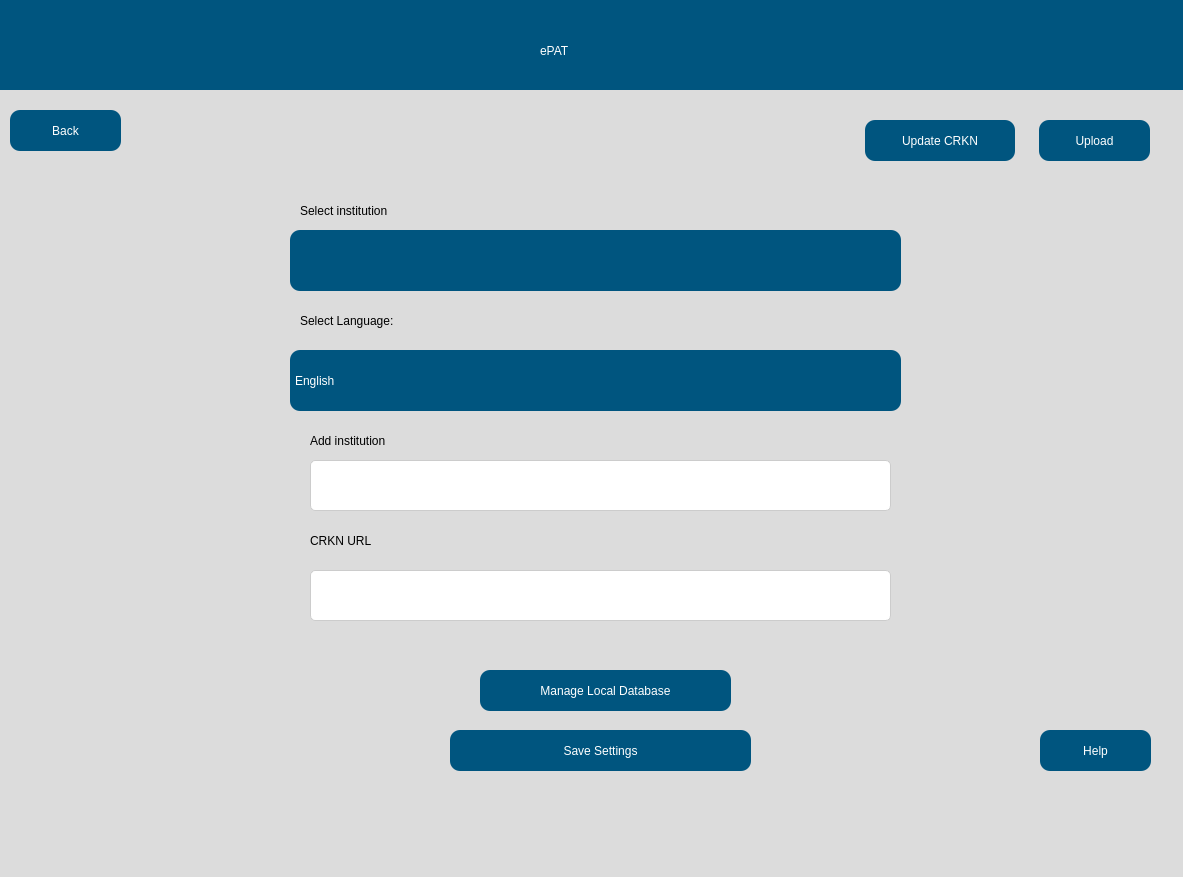
<?xml version="1.0" encoding="UTF-8"?>
<ui version="4.0">
 <class>Dialog</class>
 <widget class="QDialog" name="Dialog">
  <property name="geometry">
   <rect>
    <x>0</x>
    <y>0</y>
    <width>1183</width>
    <height>877</height>
   </rect>
  </property>
  <property name="windowTitle">
   <string>Dialog</string>
  </property>
  <widget class="QWidget" name="widget" native="true">
   <property name="geometry">
    <rect>
     <x>-10</x>
     <y>0</y>
     <width>1200</width>
     <height>900</height>
    </rect>
   </property>
   <property name="styleSheet">
    <string notr="true">background-color: rgb(220, 220, 220);</string>
   </property>
   <widget class="QWidget" name="widget_2" native="true">
    <property name="geometry">
     <rect>
      <x>10</x>
      <y>0</y>
      <width>1200</width>
      <height>90</height>
     </rect>
    </property>
    <property name="styleSheet">
     <string notr="true">background-color: rgb(0, 85, 127);</string>
    </property>
    <widget class="QLabel" name="label">
     <property name="geometry">
      <rect>
       <x>540</x>
       <y>20</y>
       <width>141</width>
       <height>61</height>
      </rect>
     </property>
     <property name="styleSheet">
      <string notr="true">font: 75 36pt &quot;Arial&quot;;
color: rgb(255, 255, 255);
</string>
     </property>
     <property name="text">
      <string>ePAT</string>
     </property>
    </widget>
   </widget>
   <widget class="QPushButton" name="backButton">
    <property name="geometry">
     <rect>
      <x>20</x>
      <y>110</y>
      <width>111</width>
      <height>41</height>
     </rect>
    </property>
    <property name="styleSheet">
     <string notr="true">
            QPushButton {
                font: 75 16pt &quot;Arial&quot;;
                background-color: rgb(0, 85, 127);
                border-radius: 10px;
                color: rgb(255, 255, 255);
            }

            QPushButton:hover {
                background-color: rgb(0, 75, 117); /* Slightly darker color when hovered */
            }

            QPushButton:pressed {
                background-color: rgb(0, 65, 107); /* Even darker color when clicked */
            }
        </string>
    </property>
    <property name="text">
     <string>Back</string>
    </property>
   </widget>
   <widget class="QPushButton" name="uploadButton">
    <property name="geometry">
     <rect>
      <x>1049</x>
      <y>120</y>
      <width>111</width>
      <height>41</height>
     </rect>
    </property>
    <property name="styleSheet">
     <string notr="true">
            QPushButton {
                font: 75 16pt &quot;Arial&quot;;
                background-color: rgb(0, 85, 127);
                border-radius: 10px;
                color: rgb(255, 255, 255);
            }

            QPushButton:hover {
                background-color: rgb(0, 75, 117); /* Slightly darker color when hovered */
            }

            QPushButton:pressed {
                background-color: rgb(0, 65, 107); /* Even darker color when clicked */
            }
        </string>
    </property>
    <property name="text">
     <string>Upload</string>
    </property>
   </widget>
   <widget class="QPushButton" name="updateCRKN">
    <property name="geometry">
     <rect>
      <x>875</x>
      <y>120</y>
      <width>150</width>
      <height>41</height>
     </rect>
    </property>
    <property name="styleSheet">
     <string notr="true">
            QPushButton {
                font: 75 16pt &quot;Arial&quot;;
                background-color: rgb(0, 85, 127);
                border-radius: 10px;
                color: rgb(255, 255, 255);
            }

            QPushButton:hover {
                background-color: rgb(0, 75, 117); /* Slightly darker color when hovered */
            }

            QPushButton:pressed {
                background-color: rgb(0, 65, 107); /* Even darker color when clicked */
            }
            QPushButton:disabled {
                background-color: rgb(180, 180, 180); /* Grey color for disabled state */
                color: rgb(120, 120, 120); /* Darker text color for disabled state */
            }
        </string>
    </property>
    <property name="text">
     <string>Update CRKN</string>
    </property>
   </widget>
   <widget class="QLabel" name="UniversityLabel_5">
    <property name="geometry">
     <rect>
      <x>310</x>
      <y>190</y>
      <width>151</width>
      <height>41</height>
     </rect>
    </property>
    <property name="styleSheet">
     <string notr="true">font: 75 14pt &quot;Arial&quot;;
color: rgb(0, 0, 0);</string>
    </property>
    <property name="text">
     <string>Select institution</string>
    </property>
   </widget>
   <widget class="QComboBox" name="institutionSelection">
    <property name="geometry">
     <rect>
      <x>300</x>
      <y>230</y>
      <width>611</width>
      <height>61</height>
     </rect>
    </property>
    <property name="styleSheet">
     <string notr="true">/* Styling for the QComboBox */
QComboBox {
    font: 75 16pt &quot;Arial&quot;;
    background-color: rgb(0, 85, 127);
    border-radius: 10px;
    color: rgb(255, 255, 255);
}

/* Styling for the QComboBox when hovered */
QComboBox:hover {
    background-color: rgb(0, 75, 117); /* Slightly darker color when hovered */
}

/* Styling for the QComboBox when the dropdown is activated */
QComboBox::drop-down {
    subcontrol-origin: padding;
    subcontrol-position: right center;
    width: 15px;
    border-left-width: 0px;
    border-left-color: darkgray;
    border-left-style: solid; /* just a single line */
    border-top-right-radius: 10px; /* same radius as the QComboBox */
    border-bottom-right-radius: 10px; /* same radius as the QComboBox */
}

/* Styling for the QComboBox when the dropdown button is pressed */
QComboBox::down-arrow {
                image: url(resources/dropdown_icon.png);
                width: 21px;
                height: 15px;
                padding-right: 15px;
            }</string>
    </property>
   </widget>
   <widget class="QLabel" name="UniversityLabel_6">
    <property name="geometry">
     <rect>
      <x>320</x>
      <y>420</y>
      <width>151</width>
      <height>41</height>
     </rect>
    </property>
    <property name="styleSheet">
     <string notr="true">font: 75 14pt &quot;Arial&quot;;
color: rgb(0, 0, 0);</string>
    </property>
    <property name="text">
     <string>Add institution</string>
    </property>
   </widget>
   <widget class="QLabel" name="UniversityLabel_7">
    <property name="geometry">
     <rect>
      <x>310</x>
      <y>300</y>
      <width>151</width>
      <height>41</height>
     </rect>
    </property>
    <property name="styleSheet">
     <string notr="true">font: 75 14pt &quot;Arial&quot;;
color: rgb(0, 0, 0);</string>
    </property>
    <property name="text">
     <string>Select Language:</string>
    </property>
   </widget>
   <widget class="QComboBox" name="languageSetting">
    <property name="geometry">
     <rect>
      <x>300</x>
      <y>350</y>
      <width>611</width>
      <height>61</height>
     </rect>
    </property>
    <property name="styleSheet">
     <string notr="true">/* Styling for the QComboBox */
QComboBox {
    font: 75 16pt &quot;Arial&quot;;
    background-color: rgb(0, 85, 127);
    border-radius: 10px;
    color: rgb(255, 255, 255);
}

/* Styling for the QComboBox when hovered */
QComboBox:hover {
    background-color: rgb(0, 75, 117); /* Slightly darker color when hovered */
}

/* Styling for the QComboBox when the dropdown is activated */
QComboBox::drop-down {
    subcontrol-origin: padding;
    subcontrol-position: right center;
    width: 15px;
    border-left-width: 0px;
    border-left-color: darkgray;
    border-left-style: solid; /* just a single line */
    border-top-right-radius: 10px; /* same radius as the QComboBox */
    border-bottom-right-radius: 10px; /* same radius as the QComboBox */
}

/* Styling for the QComboBox when the dropdown button is pressed */
QComboBox::down-arrow {
                image: url(resources/dropdown_icon.png);
                width: 21px;
                height: 15px;
                padding-right: 15px;
            }</string>
    </property>
    <item>
     <property name="text">
      <string>English</string>
     </property>
    </item>
    <item>
     <property name="text">
      <string>French</string>
     </property>
    </item>
   </widget>
   <widget class="QLabel" name="UniversityLabel_8">
    <property name="geometry">
     <rect>
      <x>320</x>
      <y>520</y>
      <width>151</width>
      <height>41</height>
     </rect>
    </property>
    <property name="styleSheet">
     <string notr="true">font: 75 14pt &quot;Arial&quot;;
color: rgb(0, 0, 0);</string>
    </property>
    <property name="text">
     <string>CRKN URL</string>
    </property>
   </widget>
   <widget class="QPushButton" name="saveSettings">
    <property name="geometry">
     <rect>
      <x>460</x>
      <y>730</y>
      <width>301</width>
      <height>41</height>
     </rect>
    </property>
    <property name="styleSheet">
     <string notr="true">
            QPushButton {
                font: 75 16pt &quot;Arial&quot;;
                background-color: rgb(0, 85, 127);
                border-radius: 10px;
                color: rgb(255, 255, 255);
            }

            QPushButton:hover {
                background-color: rgb(0, 75, 117); /* Slightly darker color when hovered */
            }

            QPushButton:pressed {
                background-color: rgb(0, 65, 107); /* Even darker color when clicked */
            }
            QPushButton:disabled {
                background-color: rgb(180, 180, 180); /* Grey color for disabled state */
                color: rgb(120, 120, 120); /* Darker text color for disabled state */
            }
        </string>
    </property>
    <property name="text">
     <string>Save Settings</string>
    </property>
   </widget>
   <widget class="QPushButton" name="helpButton">
    <property name="geometry">
     <rect>
      <x>1050</x>
      <y>730</y>
      <width>111</width>
      <height>41</height>
     </rect>
    </property>
    <property name="styleSheet">
     <string notr="true">
            QPushButton {
                font: 75 16pt &quot;Arial&quot;;
                background-color: rgb(0, 85, 127);
                border-radius: 10px;
                color: rgb(255, 255, 255);
            }

            QPushButton:hover {
                background-color: rgb(0, 75, 117); /* Slightly darker color when hovered */
            }

            QPushButton:pressed {
                background-color: rgb(0, 65, 107); /* Even darker color when clicked */
            }
        </string>
    </property>
    <property name="text">
     <string>Help</string>
    </property>
   </widget>
   <widget class="QTextEdit" name="crknURL">
    <property name="geometry">
     <rect>
      <x>320</x>
      <y>570</y>
      <width>581</width>
      <height>51</height>
     </rect>
    </property>
    <property name="styleSheet">
     <string notr="true">/* Styling for QTextEdit */
QTextEdit {
    font-family: Arial, sans-serif;
    font-size: 14px;
    color: #333; /* Text color */
    background-color: #fff; /* Background color */
    border: 1px solid #ccc; /* Border color */
    border-radius: 5px; /* Border radius */
    padding: 8px; /* Padding inside the QTextEdit */
}

/* Styling for QTextEdit when it's focused */
QTextEdit:focus {
    border: 1px solid #4d90fe; /* Focused border color */
    outline: none; /* Remove default focus outline */
}

/* Styling for QTextEdit when hovered */
QTextEdit:hover {
    border: 1px solid #999; /* Border color on hover */
}</string>
    </property>
   </widget>
   <widget class="QPushButton" name="manageDatabase">
    <property name="geometry">
     <rect>
      <x>490</x>
      <y>670</y>
      <width>251</width>
      <height>41</height>
     </rect>
    </property>
    <property name="styleSheet">
     <string notr="true">
            QPushButton {
                font: 75 16pt &quot;Arial&quot;;
                background-color: rgb(0, 85, 127);
                border-radius: 10px;
                color: rgb(255, 255, 255);
            }

            QPushButton:hover {
                background-color: rgb(0, 75, 117); /* Slightly darker color when hovered */
            }

            QPushButton:pressed {
                background-color: rgb(0, 65, 107); /* Even darker color when clicked */
            }
            QPushButton:disabled {
                background-color: rgb(180, 180, 180); /* Grey color for disabled state */
                color: rgb(120, 120, 120); /* Darker text color for disabled state */
            }
        </string>
    </property>
    <property name="text">
     <string>Manage Local Database</string>
    </property>
   </widget>
   <widget class="QTextEdit" name="addinstitution">
    <property name="geometry">
     <rect>
      <x>320</x>
      <y>460</y>
      <width>581</width>
      <height>51</height>
     </rect>
    </property>
    <property name="styleSheet">
     <string notr="true">/* Styling for QTextEdit */
QTextEdit {
    font-family: Arial, sans-serif;
    font-size: 14px;
    color: #333; /* Text color */
    background-color: #fff; /* Background color */
    border: 1px solid #ccc; /* Border color */
    border-radius: 5px; /* Border radius */
    padding: 8px; /* Padding inside the QTextEdit */
}

/* Styling for QTextEdit when it's focused */
QTextEdit:focus {
    border: 1px solid #4d90fe; /* Focused border color */
    outline: none; /* Remove default focus outline */
}

/* Styling for QTextEdit when hovered */
QTextEdit:hover {
    border: 1px solid #999; /* Border color on hover */
}</string>
    </property>
   </widget>
  </widget>
 </widget>
 <resources/>
 <connections/>
</ui>
